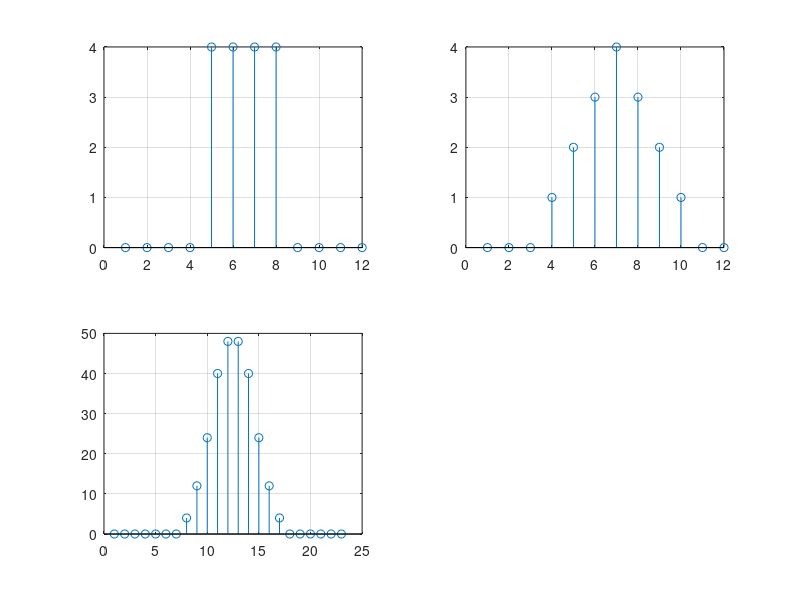

Write the MATLAB code that produced this figure.
v1=[0 0 0 0 4 4 4 4 0 0 0 0];
v2=[0 0 0 1 2 3 4 3 2 1 0 0];
u=conv(v1,v2);
subplot(2,2,1), stem(v1);
grid on;
subplot(2,2,2), stem(v2);
grid on;
subplot(2,2,3), stem(u);
grid on;